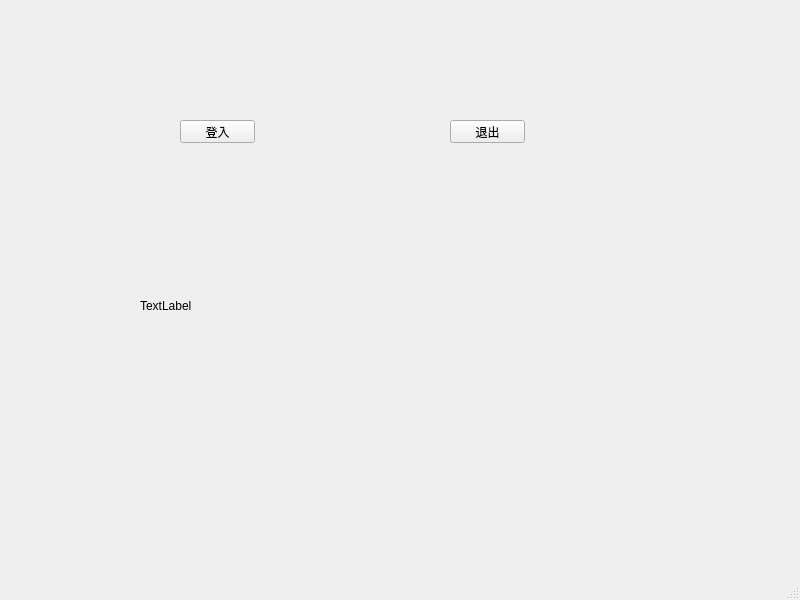
<?xml version="1.0" encoding="UTF-8"?>
<ui version="4.0">
 <class>TestMainWindow</class>
 <widget class="QMainWindow" name="TestMainWindow">
  <property name="geometry">
   <rect>
    <x>0</x>
    <y>0</y>
    <width>800</width>
    <height>600</height>
   </rect>
  </property>
  <property name="windowTitle">
   <string>MainWindow</string>
  </property>
  <widget class="QWidget" name="centralwidget">
   <widget class="QLabel" name="label">
    <property name="geometry">
     <rect>
      <x>140</x>
      <y>230</y>
      <width>401</width>
      <height>151</height>
     </rect>
    </property>
    <property name="text">
     <string>TextLabel</string>
    </property>
   </widget>
   <widget class="QPushButton" name="btnLoginOut">
    <property name="geometry">
     <rect>
      <x>450</x>
      <y>120</y>
      <width>75</width>
      <height>23</height>
     </rect>
    </property>
    <property name="text">
     <string>退出</string>
    </property>
   </widget>
   <widget class="QPushButton" name="pushButton">
    <property name="geometry">
     <rect>
      <x>180</x>
      <y>120</y>
      <width>75</width>
      <height>23</height>
     </rect>
    </property>
    <property name="text">
     <string>登入</string>
    </property>
   </widget>
  </widget>
  <widget class="QMenuBar" name="menubar">
   <property name="geometry">
    <rect>
     <x>0</x>
     <y>0</y>
     <width>800</width>
     <height>23</height>
    </rect>
   </property>
  </widget>
  <widget class="QStatusBar" name="statusbar"/>
 </widget>
 <resources/>
 <connections/>
</ui>
